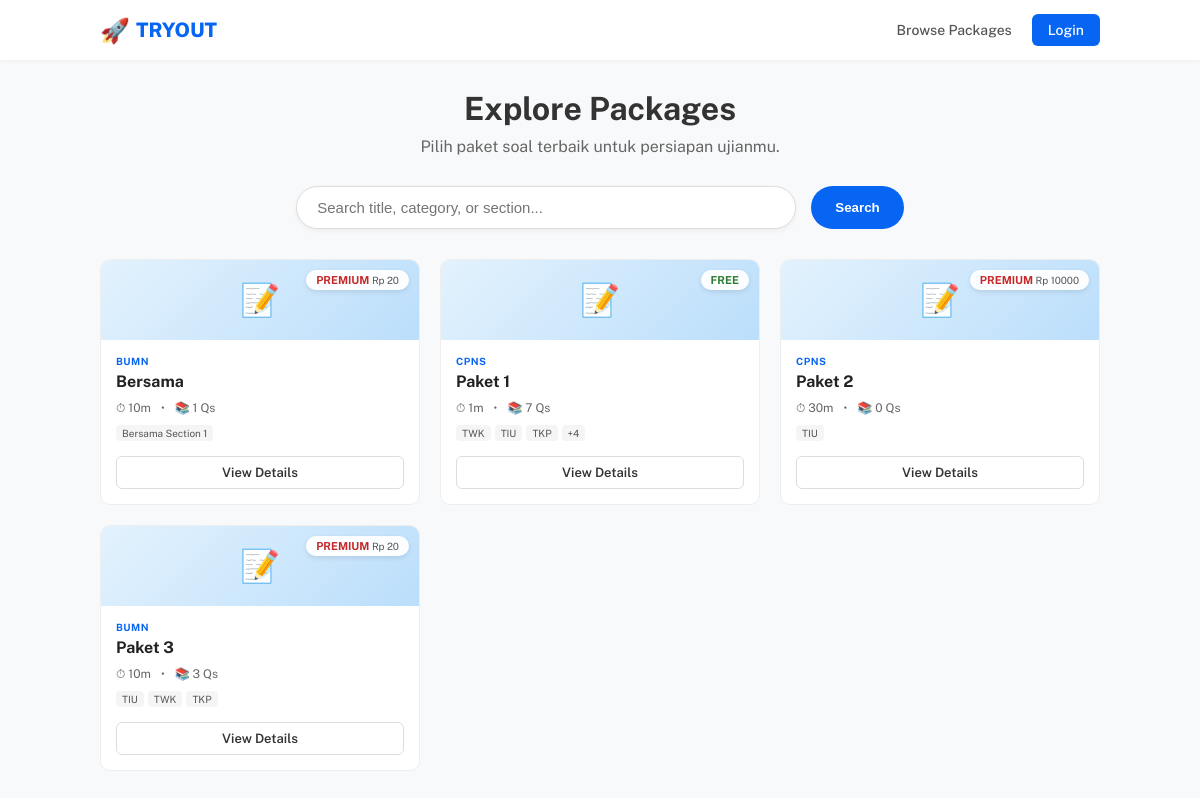
/packages/, run on an earlier commit of the app's database.
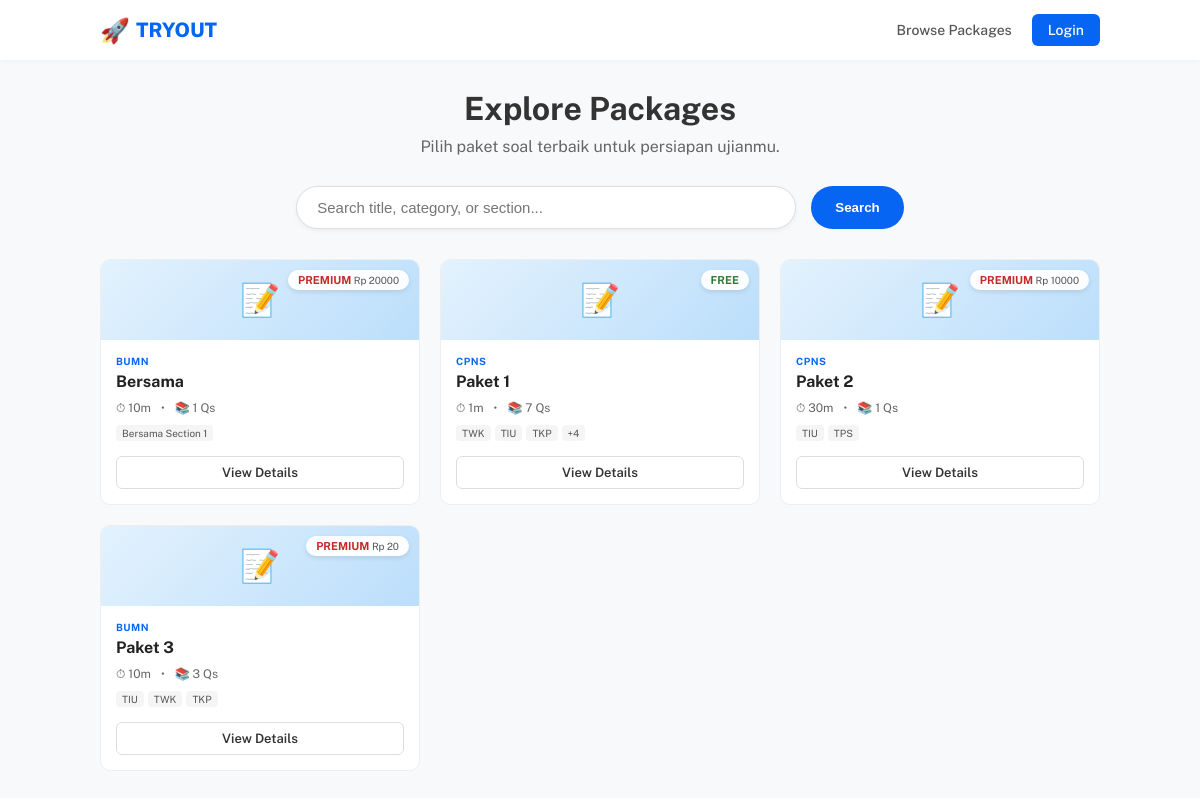
And on a later commit of the database.
### exam/models.py (models this page shows, shortened)
class Package(models.Model):
    category = models.ForeignKey(ExamCategory, on_delete=models.PROTECT, related_name="packages")
    title = models.CharField(max_length=200)
    slug = models.SlugField(max_length=220, unique=True, blank=True)
    description = models.TextField(blank=True)
    is_paid = models.BooleanField(default=False)
    price = models.PositiveIntegerField(default=0)  # rupiah (opsional, MVP)
    duration_minutes = models.PositiveIntegerField(default=90)
    is_active = models.BooleanField(default=True)
    order_index = models.PositiveIntegerField(default=0)
    created_at = models.DateTimeField(auto_now_add=True)
    class Meta:
        ordering = ["order_index", "title"]

class ExamCategory(models.Model):
    name = models.CharField(max_length=120, unique=True)
    slug = models.SlugField(max_length=140, unique=True, blank=True)
    is_active = models.BooleanField(default=True)
    order_index = models.PositiveIntegerField(default=0)
    created_at = models.DateTimeField(auto_now_add=True)
    class Meta:
        ordering = ["order_index", "name"]

class Section(models.Model):
    package = models.ForeignKey(Package, on_delete=models.CASCADE, related_name="sections")
    title = models.CharField(max_length=120)
    order_index = models.PositiveIntegerField(default=0)
    class Meta:
        ordering = ["order_index", "id"]
        unique_together = [("package", "title")]

### exam/views.py (the view)
# urls.py: path("packages/", views.package_list, name="package_list"),
def package_list(request):
    q = request.GET.get("q", "")
    cat = request.GET.get("category", "")
    packages = Package.objects.filter(is_active=True).select_related("category").prefetch_related("sections")
    if q:
        packages = packages.filter(
            Q(title__icontains=q) |
            Q(category__name__icontains=q) |
            Q(sections__title__icontains=q)
        ).distinct()
    purchased_ids = []
    if request.user.is_authenticated:
        purchased_ids = list(UserPackage.objects.filter(user=request.user, is_purchased=True).values_list("package_id", flat=True))
    return render(request, "exam/package_list.html", {
        "packages": packages,
        "q": q,
        "selected_cat": cat,
        "purchased_ids": purchased_ids,
    })

### exam/templates/exam/package_list.html (shortened to what this page needs)
{% extends "core/base.html" %}
{% block content %}
<div style="text-align:center; margin-bottom:30px;">
  <h1 style="margin-bottom:10px;">Explore Packages</h1>
  <p style="color:#666; margin:0;">Pilih paket soal terbaik untuk persiapan ujianmu.</p>
</div>
<form class="toolbar" method="get">
  <input type="text" name="q" class="search-input" placeholder="Search title, category, or section..." value="{{ q }}">
  <button type="submit" class="btn-search">Search</button>
</form>
<div class="package-grid">
  {% for p in packages %}
  <div class="package-card">
    <div class="card-header">📝</div>
    {% if p.is_paid %}
      <div class="price-tag price-paid">
          PREMIUM
          {% if p.price > 0 %}
             <span style="font-weight:normal; font-size:10px; color:#555;">Rp {{ p.price }}</span>
          {% endif %}
      </div>
    {% else %}
      <div class="price-tag price-free">FREE</div>
    {% endif %}
    <div class="card-body">
      <div class="cat-badge">{{ p.category.name }}</div>
      <h3 class="pkg-title">{{ p.title }}</h3>
      <div class="pkg-meta">
        <span>⏱ {{ p.duration_minutes }}m</span>
        <span>•</span>
        <span>📚 {{ p.questions.count }} Qs</span>
      </div>
      {% if p.sections.all %}
      <div class="section-list">
          {% for s in p.sections.all|slice:":3" %}
            <span class="sec-tag">{{ s.title }}</span>
          {% endfor %}
          {% if p.sections.count > 3 %}
            <span class="sec-tag">+{{ p.sections.count|add:"-3" }}</span>
          {% endif %}
      </div>
      {% endif %}
      <a href="{% url 'package_detail' p.slug %}" class="btn-view">View Details</a>
    </div>
  </div>
  {% empty %}
  <div style="grid-column: 1/-1; text-align: center; padding: 40px; color: #999;">
    Tidak ada paket yang sesuai pencarian.
  </div>
  {% endfor %}
</div>
{% endblock %}

What changed in the data, as far as the page shows it:
changed Package "Bersama": price "20" → "20000"
computed for Package "Paket 2": questions.count "0" → "1"
added Section: title "TPS", shown under Package "Paket 2"
